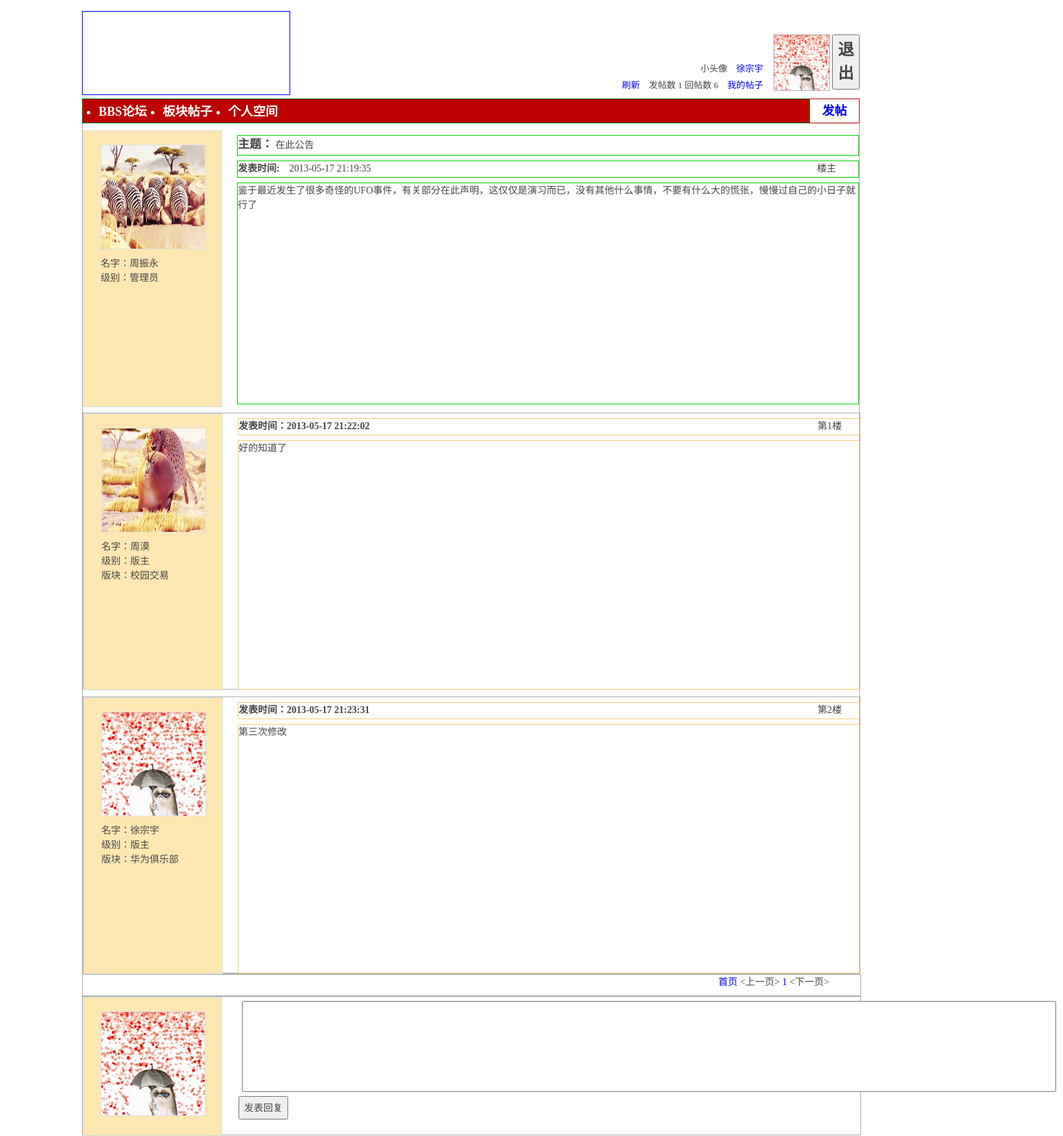
/fd_bbs/faces/SomeMessage.php?id=24&page=0&numofpages=1&endnum=2 (signed in), run on the app's committed database.
### tables this page shows
CREATE TABLE IF NOT EXISTS `user` (
  `name` varchar(32) NOT NULL,
  `password` varchar(32) NOT NULL,
  `sex` char(16) DEFAULT NULL,
  `email` varchar(64) NOT NULL,
  `grade` varchar(32) NOT NULL,
  `pic` varchar(128) DEFAULT NULL,
  `useornot` tinyint(4) NOT NULL,
  `whichPlate` varchar(32) DEFAULT NULL,
  PRIMARY KEY (`name`),
  KEY `us1` (`whichPlate`)
);

CREATE TABLE IF NOT EXISTS `title` (
  `title_id` bigint(20) NOT NULL AUTO_INCREMENT,
  `plate_name` varchar(32) NOT NULL,
  `auther` varchar(32) NOT NULL,
  `theme` varchar(128) NOT NULL,
  `content` text NOT NULL,
  `title_time` datetime NOT NULL,
  PRIMARY KEY (`title_id`),
  KEY `ti1` (`plate_name`),
  KEY `ti2` (`auther`)
);

CREATE TABLE IF NOT EXISTS `reply_title` (
  `reply_id` bigint(20) NOT NULL AUTO_INCREMENT,
  `title_id` bigint(20) NOT NULL,
  `reply_time` datetime NOT NULL,
  `reply_content` text NOT NULL,
  `reply_people` varchar(32) NOT NULL,
  PRIMARY KEY (`reply_id`),
  KEY `re1` (`title_id`),
  KEY `re2` (`reply_people`)
);

### fd_bbs/faces/SomeMessage.php (the view, shortened to what this page needs)
<html>
<head>
<link rel="stylesheet" type="text/css" href="css/SomeMessage.css"/>
<?php
	require_once '../PhpBackstage/Sql_handle.php';
	$whichPlate=$_SESSION['whichPlate'];
	$username=$_SESSION['username'];
	$pic=$_SESSION['pic'];
	$sql=new SqlTool();
	$id=$_GET['id'];
	$page=$_GET['page'];
	$centence="select auther,theme,content,title_time,grade,whichPlate,pic from title,user where name=auther and title_id='".$id."'";
	$ct_huitie="select reply_people,grade,whichPlate,reply_time,reply_content,reply_id from title,user,
			reply_title where title.title_id=reply_title.title_id and reply_title.title_id=".$id." and reply_people=name order by reply_time asc limit ".$page.",6";
	$ct_pic="select pic from user,title where user.name=title.auther and title_id='".$id."'";
	$res_pic=$sql->dql_handle($ct_pic);
	$res=$sql->dql_handle($centence);
	$res_huitie=$sql->dql_handle($ct_huitie);
	$row_louzhu=mysql_fetch_row($res);
	$of_title="select title_id from title where auther='".$username."'";
	$of_replytitle="select reply_id from reply_title where reply_people='".$username."'";
	$res_numof_title=$sql->dql_handle($of_title);
	$res_numof_replytitle=$sql->dql_handle($of_replytitle);
	$numof_title=mysql_num_rows($res_numof_title);
	$numof_replytitle=mysql_num_rows($res_numof_replytitle);
?>
</head>
<body>
<?php
	$numofpages=$_GET['numofpages'];
	$endnum=$_GET['endnum'];
?>
<div class="main">
	<div class="div1">
		<div class="head_pic"></div>
		<div class="head_user">
			<div>
				<form action="../PhpBackstage/quit.php" method="post">
					<button  class="quit" title="返回登录">退出</button>
				</form>
			</div>
			<div class="user_pic"><a href="UserSpace.php">
			<?php
				if($pic=="no")
				{
					echo "<img src=\"../imges/1.jpg\" style=\"width:100%;height:100%\"/>";
				}
				else
				{
					echo "<img src=\"$pic\"style=\"width:100%;height:100%\"/>";
				}
			?>
			</a></div>
			<div class="user_info">
				<div class="user_info1"><span>小头像　<a href="UserSpace.php"><?php echo "$username";?></a></span></div>
				<div class="user_info2"><span><a href="MainPage.php">刷新　</a></span><span>发帖数&nbsp;<?php echo $numof_title;?></span>
				<span>回帖数&nbsp;<?php echo $numof_replytitle;?>　</span><a href="UserSpace.php"><span>我的帖子</span></a></div>
			</div>
		</div>
	</div>
	<div class="div2">
		<div class="trabecula">
			<ul>
			<li><a href="MainPage.php" title="首页"><span>BBS论坛</span></a></li>
			<li><a href="PlateHandle.php?plate_name=<?php echo $whichPlate;?>" title="版块帖子"><span>板块帖子</span></a></li>
			<li><a href="UserSpace.php" title="个人空间"><span>个人空间</span></a></li>
			</ul>
		</div>
		<div class="post_message"><a href="PostMessage.php"><span>发帖</span></a></div>
	</div>
	<div class="div3">
		<div class="title">
			<div style="width:100%;height:400px;margin-top:10px;display:block" class="louzhu" id="louzhu" >
				<div class="left">
					<div class="pic">
					<?php
						$row_pic=mysql_fetch_row($res_pic);
						if($row_pic[0]=="no")
						{
							echo "<img src=\"../imges/1.jpg\" style=\"width:100%;height:100%\"/>";
						}
						else
						{
							echo "<img src=\"$row_pic[0]\"style=\"width:100%;height:100%\"/>";
						}
					?>
					</div>
					<div class="grade">
						<?php
							echo "<div>名字：$row_louzhu[0]</div>";
							echo "<div>级别：$row_louzhu[4]</div>";
						?>
					</div>
				</div>
				<div class="right">
					<div class="theme">
						<span style="font-weight:bold;font-size:17px;">主题：</span>
						<span><?php echo "$row_louzhu[1]";?></span>
					</div>
					<div class="louceng">
						<span style="width:300px;float:left"><span style="font-weight:bold">发表时间:　</span><?php echo "$row_louzhu[3]";?></span>
						<span style="width:60px;float:right;">楼主</span>
					</div>
					<div class="content">
					<?php echo "$row_louzhu[2]";?>
					</div>
				</div>
			</div>
			<?php
				for($i=$page+1;($i-$page)<=$row_huitie=mysql_fetch_row($res_huitie);$i++)
				{
					echo "<div class=\"huitie\">";
						echo "<div class=\"left\">";
							echo "<div class=\"pic\">";
							$ct_pic="select pic from user,reply_title where user.name=reply_title.reply_people and reply_id='".$row_huitie[5]."'";
							$res_pic=$sql->dql_handle($ct_pic);
							$row_pic=mysql_fetch_row($res_pic);
							if($row_pic[0]=="no")
							{
								echo "<img src=\"../imges/1.jpg\" style=\"width:100%;height:100%\"/>";
							}
							else
							{
								echo "<img src=\"$row_pic[0]\"style=\"width:100%;height:100%\"/>";
							}
							echo "</div>";
							echo "<div class=\"grade\">";
								echo "<div>名字：$row_huitie[0]</div>";
								echo "<div>级别：$row_huitie[1]</div>";
								if($row_huitie[1]=="版主")
								{
									echo "<div class=\"chenghao\" >版块：<span>" .$row_huitie[2]."</span></div>";
								}
							echo "</div>";
						echo "</div>";
						echo "<div class=\"right\">";
							echo "<div class=\"louceng\">";
								echo "<span style=\"width:300px;float:left\">";
									echo "<span style=\"font-weight:bold\">发表时间：$row_huitie[3]</span></span>";
									echo "<span style=\"width:60px;float:right;\">第<span>$i</span>楼</span>";
							echo "</div>";
							echo "<div class=\"content\">$row_huitie[4]</div>";
						echo "</div>";
					echo "</div>";
				}
			?>
		</div>
		<div style="width:100%;height:30px;border:1px solid #AFAFAF">
			<span style="float:right;margin-right: 45px;">
				<span>
					<a href="../PhpBackstage/FenYe.php?next_before=0&id=<?php echo $id;?>&page=<?php echo $page;?>&numofpages=0&endnum=0">首页</a>
					<?php
						if($page!=0)
						{
							echo "<a href=\"../PhpBackstage/FenYe.php?next_before=2&id=$id&page=$page&tiao_num=0;\">&lt;上一页&gt;</a>";
						}
						else
						{
							echo "<span>&lt;上一页&gt;</span>";
						}
					?>
					<?php
						for($i=1;$i<=$numofpages;$i++)
						{
							$tiao_num=($i-(floor($page/6)+1));
							echo "<a href=\"../PhpBackstage/FenYe.php?next_before=1&id=$id&page=$page&tiao_num=$tiao_num\">$i</a> ";
						}
						if($endnum==0||(floor($page/6)+1==$numofpages))
						{
							echo "<span>&lt;下一页&gt;</span>";
						}
						else
						{
							echo "<a  href=\"../PhpBackstage/FenYe.php?next_before=1&id=$id&page=$page&tiao_num=1;\">&lt;下一页&gt;</a>";
						}
					?>
				</span>
			</span>
		</div>
		<div class="reply">
			<div class="left">
				<div class="pic">
				<?php
				if($pic=="no")
				{
					echo "<img src=\"../imges/1.jpg\" style=\"width:100%;height:100%\"/>";
				}
				else
				{
					echo "<img src=\"$pic\"style=\"width:100%;height:100%\"/>";
				}
				?>
				</div>
			</div>
			<div class="right">
				<form action="#" method="post" onsubmit="subform()" id="form1">
					<div class="reply_content">
						<textarea rows="6" cols="145" name="text_reply" style="margin-left:7px;margin-top:6px;resize:none" id="text_reply"></textarea>
					</div>
					<div class="reply_ok">
						<button type="submit" style="height:34px;">发表回复</button>
					</div>
				</form>
			</div>
		</div>
	</div>
</div>
</body>
</html>

### fd_bbs/faces/css/SomeMessage.css (style rules this page uses)
body, input, button, select, textarea { font: 12px/1.5 Tahoma,'Microsoft Yahei','Simsun'; font-family: Tahoma, 'Microsoft Yahei', Simsun; font-size: 14px; font-style: normal; font-variant: normal; font-weight: normal; line-height: 1.5; color: #444; }
body { padding:0px; }
body, ul, li { padding-left: 0px; }
a { text-decoration:none; }
.main { // border:1px solid red; width:1200; height:auto; margin-left:75px; margin-right:74px; }
.div1 { margin-top:12px; height:130px; }
.user_info { //border:1px solid red; width:223px; height:80px; float:right; }
.user_info,.user_pic,.quit { margin-top:20px; }
.user_info1 { margin-top:40px; width:auto; height:12px; float:right; }
.user_info2 { margin-top:12px; width:auto; float:right; }
.user_info1,.user_info2 { margin-right:12px; font-size:13px; }
.user_pic { margin-left:3px; float:right; width:80px; height:80px; border:1px solid #B4B4B4; }
.quit { font-size:23px; font-weight:bold; font-family:'华文新魏'; //border:1px solide red; width:40px; height:80px; margin-left:3px; margin-bottom:0px; float:right; }
.div2 { margin-top:1px; height:34px; //border:1px solid #B4B4B4; }
.div3 { margin-top:1px; height:400px; //border:1px solid red; }
.div1,.div2,.div3,.div4 { //border:1px solid red; width:94%; margin-left:3%; margin-right:3%; }
.head_pic { width:300px; height:120px; margin-top:4px; margin-bottom:4px; border:1px solid blue; float:left; }
.head_user { //border:1px solid red; width:430px; height:120px; margin-top:4px; margin-bottom:4px; float:right; }
.trabecula { border:1px solid green; width:1053px; height:100%; background:#BD0000; float:left; }
.trabecula li { float:left; line-height:8px; margin-left:23px; color:white; }
.trabecula a { color:white; }
.post_message { border:1px solid #BD0000; //color:black; float:right; width:71px; height:100%; line-height:34px; text-align:center; }
.post_message,.trabecula li { font-size:18px; font-weight:bold; }
.div3 .title { border:1px solid #AFAFAF; }
.div3 .reply { border:1px solid #AFAFAF; }
.huitie { width:100%; height:400px; border:1px solid #AFAFAF; margin-top:10px; }
.left { height:100%; width:200px; float:left; border:1px solid #D1E0EA; background-color:#FFE7B1; }
.left .pic { margin-top:20px; height:150px; }
.left .grade { margin-top:10px; height:90px; margin-left:25px; width:150px; //border:1px solid #FFE7B1; float:left; }
.left .pic { margin-left:25px; width:150px; border:1px solid #E0E0E0; float:left; }
.right { height:90%; width:900px; margin-right:2px; float:right; //border:1px solid blue; }
.right .theme { height:28px; }
.right .louceng { height:23px; }
.right .content { height:320px; }
.right .theme,.right .louceng,.right .content { margin-top:7px; border:1px solid #08D308; width:100%; }
.huitie .right .louceng { border:1px solid #F5CE74; height:23px; width:100%; }
.huitie .right .content { border:1px solid #F5CE74; height:360px; width:100%; }
.huitie .right { //border:1px solid red; margin-top7px; float:right; margin-right:2px; width:900px; height:100%; }
.reply { width:100%; height:200px; //border:1px solid green; }
.reply_content { float:right; //border:1px solid red; margin-right:2px; width:900px; height:140px; }
.reply_ok { float:right; //border:1px solid red; //margin-right:2px; width:900px; height:34px; margin-top:4px; }

### data on the page
user: pic (picture)
title: auther "周振永", auther.grade "管理员", theme "在此公告", title_time "2013-05-17 21:19:35", content "鉴于最近发生了很多奇怪的UFO事件，有关部分在此声明，这仅仅是演习而已，没有其他什么事情，不要有什么大的慌张，慢慢过自己的小日子就行了"
reply_title: shows a picture, reply_people "周漠", reply_people.grade "版主", reply_people.whichPlate "校园交易", reply_time "2013-05-17 21:22:02", reply_content "好的知道了"
reply_title: shows a picture, reply_people "徐宗宇", reply_people.grade "版主", reply_people.whichPlate "华为俱乐部", reply_time "2013-05-17 21:23:31", reply_content "第三次修改"

### other printed values
$username "徐宗宇"
$numof_title "1"
$numof_replytitle "6"
